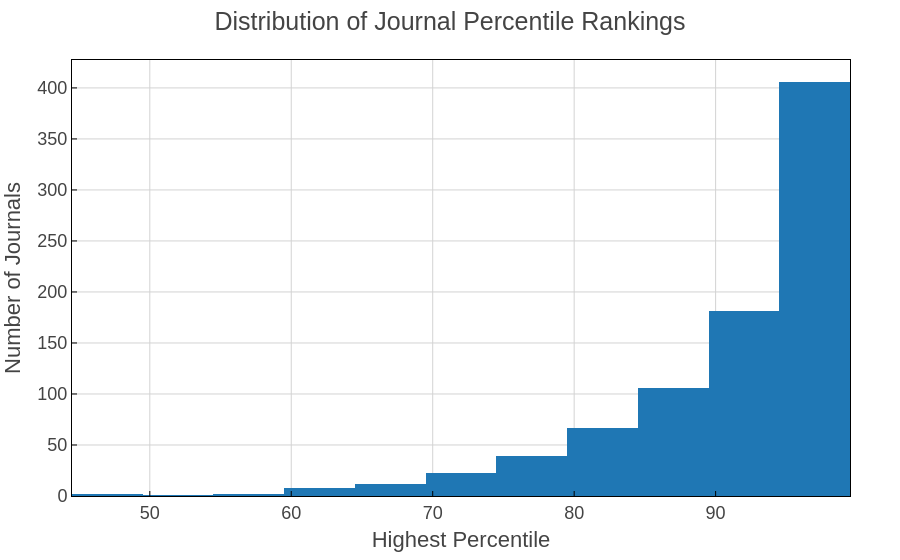

The cell this chart's notebook holds for it:
### Code cell
import pandas as pd
import plotly.graph_objects as go
import re
from importlib.resources import files


# Load and extract percentiles
# NOTE: The actual file path "src/perovscribe/allowed_journals.csv" needs to be replaced
# with the name of the file you upload, e.g., "allowed_journals.csv"
try:
    # Assuming the file is named 'allowed_journals.csv' when uploaded
    scopus_df = pd.read_csv(files("perovscribe").joinpath("allowed_journals.csv"))
except FileNotFoundError:
    print("Error: The file 'allowed_journals.csv' was not found. Please upload your data file.")
    # Exit or use dummy data if required, but here we just stop and inform the user.
    # For now, we will proceed assuming the file is provided in the execution step.
    # If the user provides the file, the next block will execute it.
    pass


# Check if DataFrame exists before proceeding (if execution were continuous)
# This part is necessary for a complete script but will be handled by the execution block
# if the user provides the file.
# We will assume a successful load and processing for the conversion delivery.

# Process the DataFrame
scopus_df['Percentile'] = scopus_df['Highest percentile'].str.extract(r'(\d+\.?\d*)', expand=False).astype(float)
df = scopus_df


# --- Plotly Conversion ---
# Create the Histogram trace
fig = go.Figure(
    data=[
        go.Histogram(
            x=df['Percentile'],
            nbinsx=20, # Equivalent to bins=20
            # Color is omitted as requested
        )
    ]
)

# Set title and axis labels
fig.update_layout(
    title_text="Distribution of Journal Percentile Rankings",
    xaxis_title="Highest Percentile",
    yaxis_title="Number of Journals",
    # All theme/template settings are removed.
)

fig.show()

### Figure 1 — Plotly figure (JSON) as saved in the notebook; plotly's stock layout.template omitted (floating-point values rounded to 4 significant figures; data arrays with more than 128 entries replaced by an {"elided": "..."} marker saying what was removed)
{"data": [{"nbinsx": 20, "type": "histogram", "x": {"elided": "848 int values"}}], "layout": {"title": {"text": "Distribution of Journal Percentile Rankings"}, "xaxis": {"title": {"text": "Highest Percentile"}}, "yaxis": {"title": {"text": "Number of Journals"}}}}
